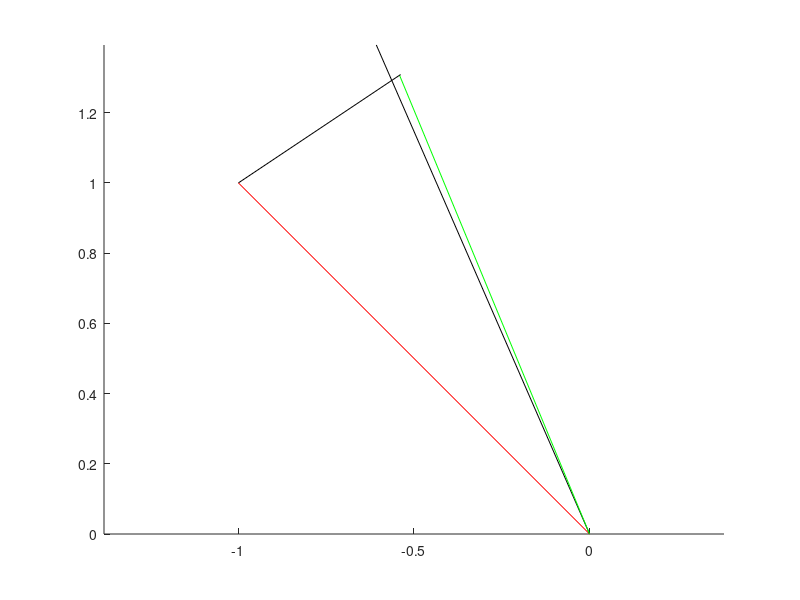

This figure's MATLAB source:
% Script to compare the movement from the force method to the torsion
% (rotation) method
close
theta = 3*pi/2;
theta_0 = pi;
k = 10;
dt = 0.05;
eta = 1;

r_old = [-1,1];
h_old = line([0,r_old(1)], [0,r_old(2)], 'Color','red');

lr_old = sqrt(r_old(1)^2 + r_old(2)^2);
pr_old = [-r_old(2), r_old(1)]/lr_old;

T = k * (theta_0 - theta);

% New position from Force method
F = T / lr_old;

drF = dt*F * pr_old/eta;

rF_new = r_old + drF;

hF = line([0,rF_new(1)], [0,rF_new(2)], 'Color','black');

% New position from rotation method

d_theta = dt*T/eta/2;

rot = [cos(d_theta), -sin(d_theta); sin(d_theta), cos(d_theta)];

rT_new = rot * r_old';

hT = line([0,rT_new(1)], [0,rT_new(2)], 'Color','green');

axis equal
norm(r_old);
norm(rT_new);
norm(rF_new);
norm(r_old)-norm(rT_new);
norm(r_old)-norm(rF_new);

norm(r_old - rT_new');
norm(r_old - rF_new);
norm(rF_new - rT_new');

% If the direction of the force method was tweaked to keep the length of
% the new position vector the same as r_old

AtoB = rT_new' - r_old;
AtoB = -F * dt * AtoB / norm(AtoB)/eta + r_old;



h_AtoB = line([r_old(1), AtoB(1)], [r_old(2), AtoB(2)], 'Color','black');

